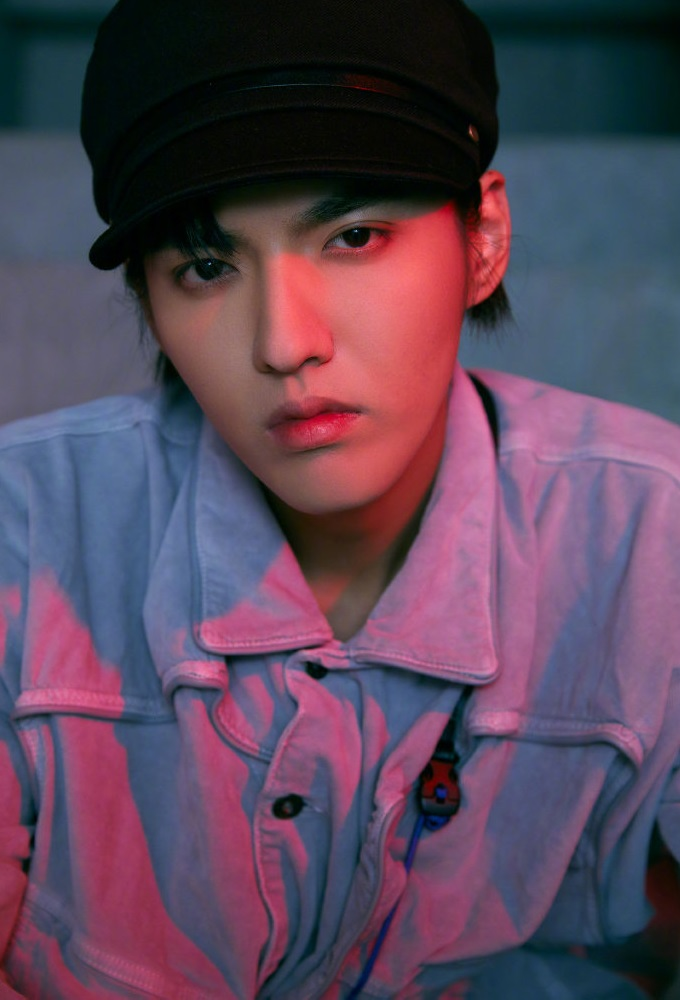
%> input picture DIP/Intensity transformations/kris(1).jpg, 680 x 1000 px
$ octave geometric.m   (GNU Octave 9; MATLAB toolbox functions it lacks are replaced by stand-ins)
%> lines starting %> are read from the running program, lines starting %| are printed output that depends on the picture
### DIP/Geometric transformation/mymirror.m
%函数mymirror:实现图像镜像
%输入参数:I原图像
%        choice选择水平或垂直镜像
%输出参数:OUT镜像变换后的图像
%使用函数:strcmp(a,b):比较两个字符串是否相等
function OUT=mymirror(I,choice)
J=double(I);
HW=size(J);%获取原图像大小
OUT=zeros(HW);%新建新的图像矩阵
OUT(1:HW(1),1:HW(2))=inf;%初始为空白
for i = 1:HW(1)
    for j=1:HW(2)
        if strcmp(choice,'level')
            OUT(i, j) = J(i, HW(2)+1-j);
        elseif strcmp(choice,'vertical')
            OUT(i, j) = J(HW(1)+1-i, j);
        end
    end
end
OUT=uint8(OUT);
end

### DIP/Geometric transformation/mytranspose.m
%函数mytranspose:实现图像转置
%输入参数:I原图像
%输出参数:OUT转置变换后的图像
function OUT=mytranspose(I)
J=double(I);
HW=size(J);%获取原图像大小
OUT=zeros(HW(2),HW(1));%新建新的图像矩阵
OUT(1:HW(2),1:HW(1))=inf;%初始为空白
for i = 1:HW(2)
    for j=1:HW(1)
       OUT(i, j) = J(j,i);
    end
end
OUT=uint8(OUT);
end

### DIP/Geometric transformation/geometric.m
%% 空间域几何变换
close all;
clear all; %#ok<*CLALL>
clc;
%% RGB->灰度图像
RGB=imread('D:\Project_All_Apps\DIP_project\Images\OTHER\kris(1).jpg'); %图像读入
%> RGB is the input picture: size 1000x680x3 uint8; mean R, G, B 90.4, 69.9, 90
I=rgb2gray(RGB); %把 RGB 图像转换成灰度图像
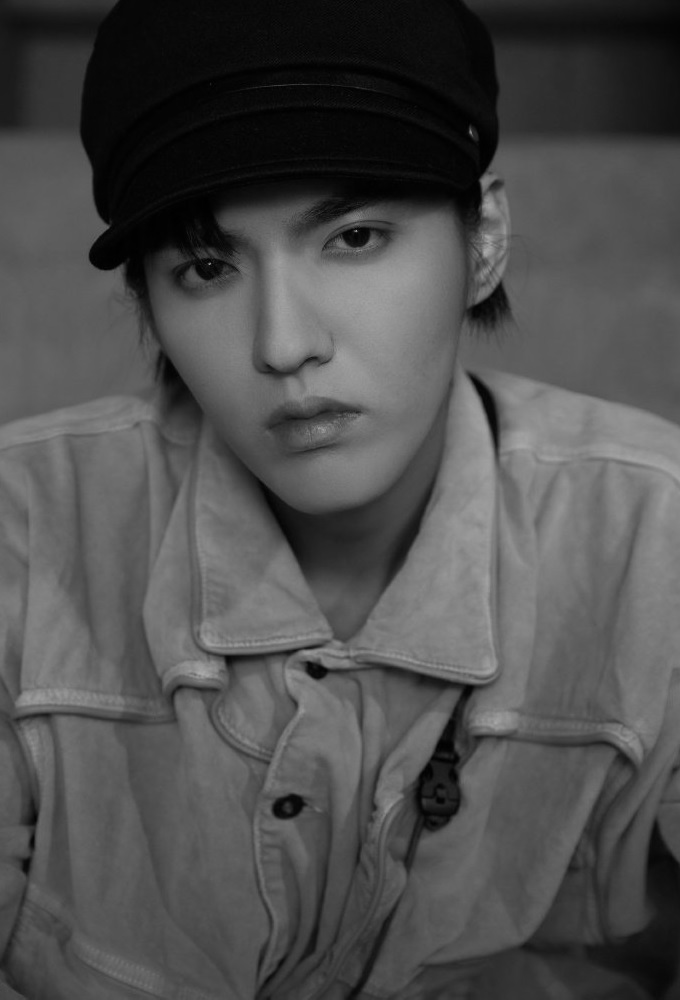
%> I: size 1000x680 uint8; min 0, max 171, mean 78.3
%% 1.图像的平移（Image translation）
% [18 lines of commented-out code are left out]
%% 2.图像的缩放（Image scaling）
% [16 lines of commented-out code are left out]
%% 3.图像的旋转（Image rotation）
% [16 lines of commented-out code are left out]
%% 4.图像的镜像变换（Image mirror transformation）
OUT_4_1=mymirror(I,'level');%选择参数'level'即为水平镜像
%> in mymirror, `OUT(1:HW(1),1:HW(2))=inf;`: OUT: size 1000x680 double; every value is NaN or infinite
%> after the loop in mymirror, `for i = 1:HW(1)`:
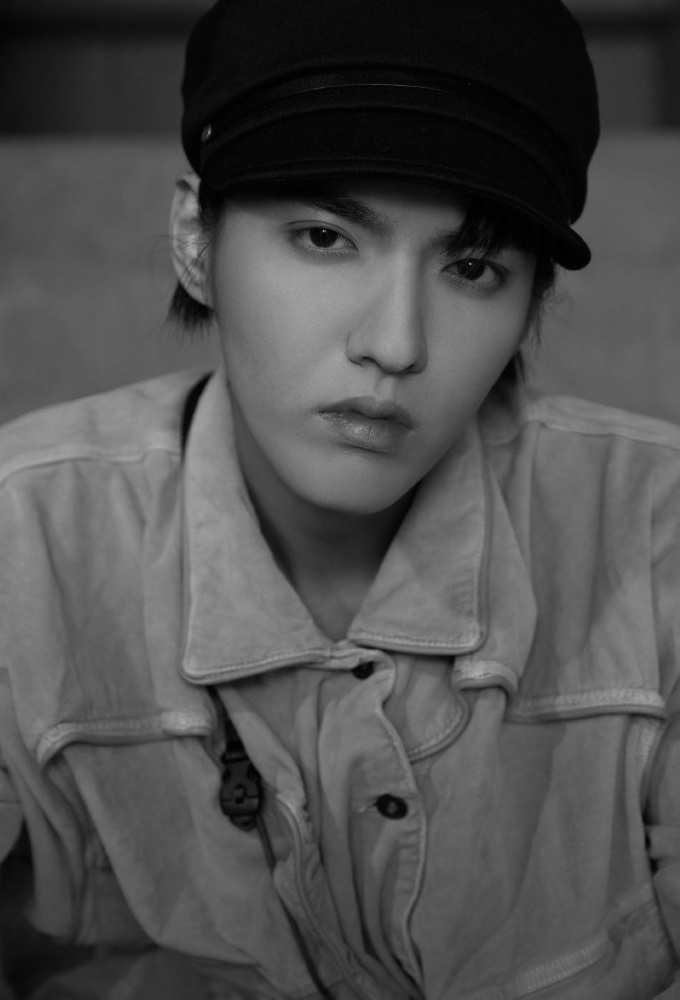
%> OUT: size 1000x680 double; min 0, max 171, mean 78.3; mean of the top-left, top-right, bottom-left and bottom-right quarters 75.3, 60.6, 86.8, 90.5
OUT_4_2=mymirror(I,'vertical');%选择参数'vertical'即为垂直镜像
%> call 2 of mymirror, with choice = 'vertical'
%> after the loop in mymirror (call 2), `for i = 1:HW(1)`:
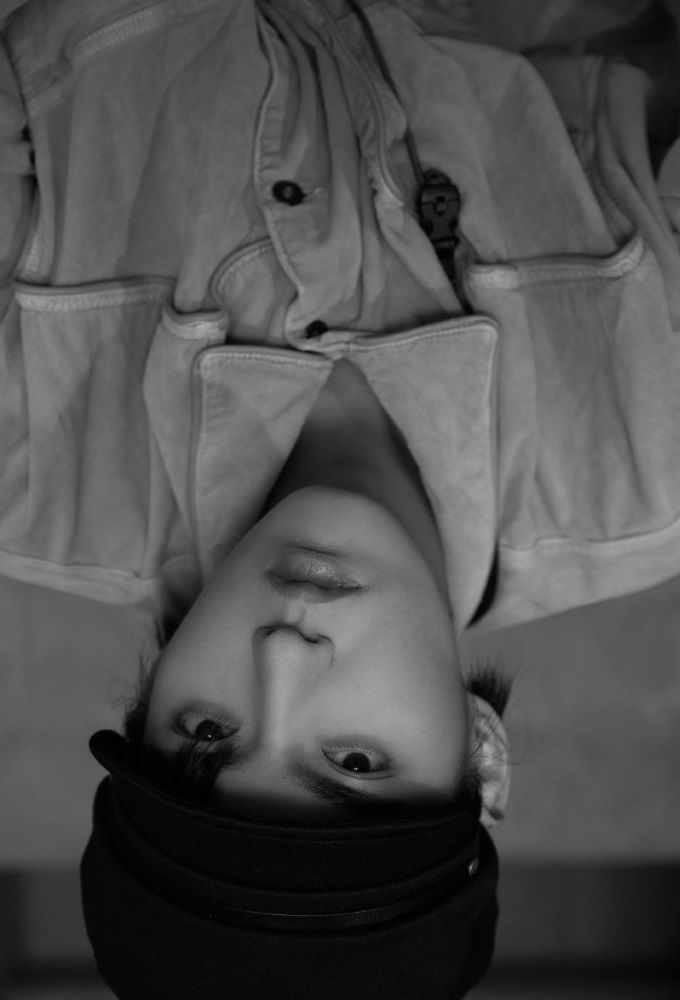
%> OUT: size 1000x680 double; min 0, max 171, mean 78.3; mean of the top-left, top-right, bottom-left and bottom-right quarters 90.5, 86.8, 60.6, 75.3
figure,suptitle('【图像镜像变换】');
subplot(1,3,1),imshow(I),axis on,title('原图像');
subplot(1,3,2),imshow(OUT_4_1),axis on,title('水平镜像');
subplot(1,3,3),imshow(OUT_4_2),axis on,title('垂直镜像');
%% 5.图像的转置（Image transpose）
OUT_5_1=mytranspose(I);
%> in mytranspose, `OUT(1:HW(2),1:HW(1))=inf;`: OUT: size 680x1000 double; every value is NaN or infinite
%> after the loop in mytranspose, `for i = 1:HW(2)`:
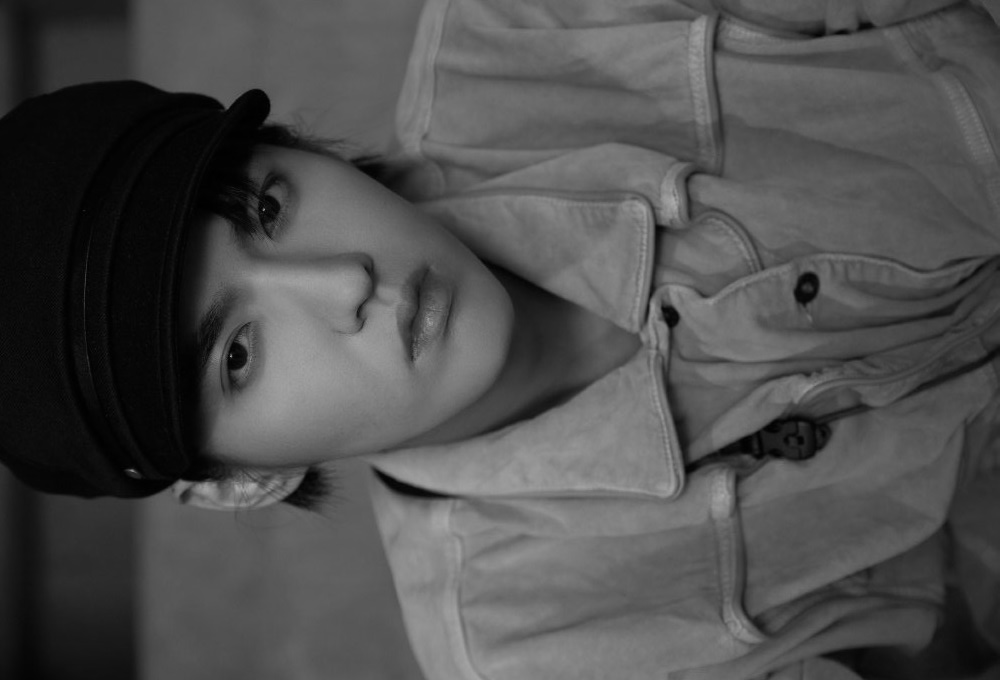
%> OUT: size 680x1000 double; min 0, max 171, mean 78.3; mean of the top-left, top-right, bottom-left and bottom-right quarters 60.6, 90.5, 75.3, 86.8
figure,suptitle('【图像转置变换】');
subplot(1,2,1),imshow(I),axis on,title('原图像');
subplot(1,2,2),imshow(OUT_5_1),axis on,title('转置变换');
%% 6.图像的剪切（Image clipping）
J=double(I);
OUT_6=J(500:1000,200:300);
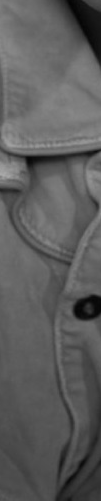
%> OUT_6: size 501x101 double; min 4, max 170, mean 92.8
figure,suptitle('【图像剪切】');
subplot(1,2,1),imshow(I),axis on,title('原图像');
subplot(1,2,2),imshow(uint8(OUT_6)),axis on,title('剪切');
%% 调用matlab函数的显示（Display）
% X1=imresize(I,2); %对图像进行缩放(使用matlab的函数)
% X2=imrotate(I,45,'bilinear'); %对图像进行旋转(使用matlab的函数)
% X3=imcrop(I,[75 68 200 400]); %对图像进行剪切
% figure,imshow(I);
% figure,imshow(X1);
% figure,imshow(X2);
% figure,imshow(X3);
